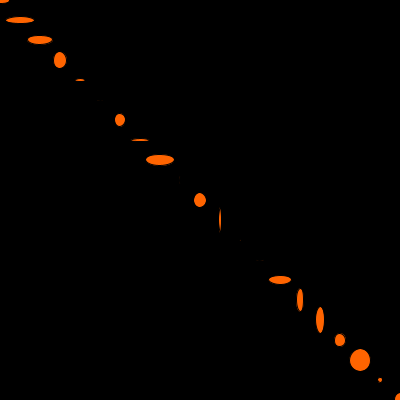
Frame 1 (no input)
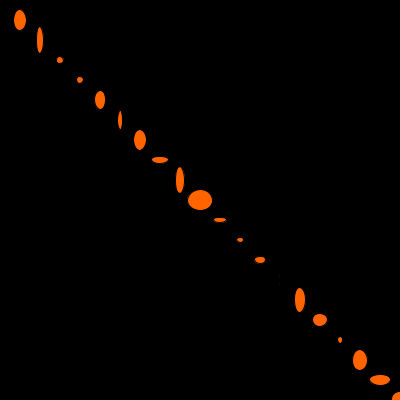
Frame 60 (the mouse pressed at the canvas centre just before this capture)
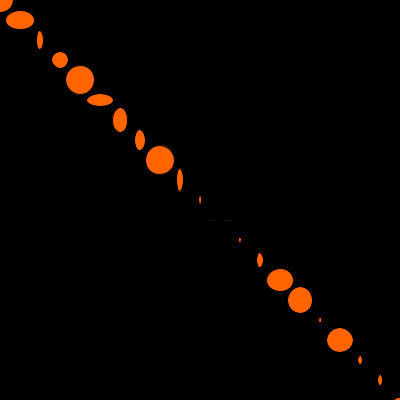
Frame 120 (the mouse held since frame 60 and released just before this capture)

The Processing sketch that drew these frames (run headless with seeded random() and noise(); from frame 60 on, the mouse is pressed at the canvas centre):

// Processing sketch: processing_119851
// ── processing_119851.pde

int i;
void setup()
{
  size(400,400);
}
void draw()
{
 
 background(0);
fill(255,100,0);
for(i=0;i<100;i++)
{
  ellipse(i*20,i*20,random(0,30),random(0,30)); 
}
}
